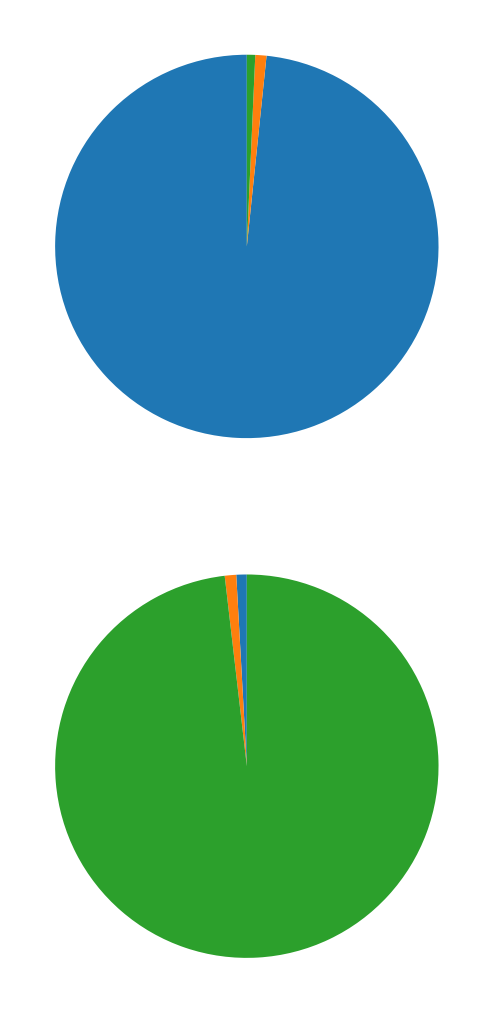

Recreate this plot in Python.
#!/usr/bin/env python
# coding: utf-8

# In[1]:


#Setup libraries


# In[3]:


import numpy as np
import pandas as pd
import matplotlib.pyplot as plt
import chart_studio as pl
import plotly.offline as of
import cufflinks as cf
import datetime as dt
get_ipython().run_line_magic('matplotlib', 'inline')


# In[4]:


of.init_notebook_mode(connected = True)
cf.go_offline()


# In[5]:


# Load Datafiles


# In[6]:


donations = pd.read_csv('Donations.csv')


# In[7]:


donors = pd.read_csv('Donors.csv')


# In[8]:


projects = pd.read_csv('Projects.csv')


# In[9]:


resources = pd.read_csv('Resources.csv')


# In[10]:


schools = pd.read_csv('Schools.csv')


# In[11]:


teachers = pd.read_csv('Teachers.csv')


# In[12]:


#Describe and show data for column ideas


# In[13]:


print('Shape of donations dataframe is:' , donations.shape)
print('Shape of donors dataframe is:' , donors.shape)
print('Shape of projects dataframe is:' , projects.shape)
print('Shape of resources dataframe is:' , resources.shape)
print('Shape of schools dataframe is:' , schools.shape)
print('Shape of teachers dataframe is:' , teachers.shape)


# In[14]:


donations.head()


# In[15]:


donors.head()


# In[16]:


projects.head()


# In[17]:


resources.head()


# In[18]:


schools.head()


# In[19]:


donations.describe()


# In[ ]:


data = pd.merge(donations , projects , how='inner' , on = 'Project ID')


# In[ ]:


data2 = pd.merge(data , donors , how='inner' , on='Donor ID')


# In[ ]:


data3 = pd.merge(data2 , schools , how='inner' , on='School ID')


# In[ ]:


data4 = pd.merge(data3, teachers , how='inner' , on='Teacher ID')


# In[ ]:


data4.head()


# In[ ]:


a = data4.columns.values.tolist()
a


# In[ ]:


#Which 10 states have the most number of schools that opened projects to gather donations ? Plot the data using bar plot.


# In[ ]:


s = schools['School State'].value_counts().sort_values(ascending = False).head(10)
s


# In[ ]:


s.iplot(kind='bar' , xTitle='States' , yTitle='Number of schools' , title='Number of schools involved in projects by states')


# In[ ]:


s2 = data4.groupby('School State')['Donation Amount'].mean().sort_values(ascending=False).head(10)
s2


# In[ ]:


s2.iplot(kind='bar' , xTitle='State' , yTitle='Average donation per project' 
         , title='Top 10 states(with maximum doantion)' , colorscale='paired' )


# In[ ]:


mean = np.mean(data4['Donation Amount'].dropna())
median = np.median(data4['Donation Amount'].dropna())
percentiles = np.percentile(data4['Donation Amount'].dropna() ,[25,75])
minimum = data4['Donation Amount'].dropna().min()
maximum = data4['Donation Amount'].dropna().max()

print('mean donation amount is:' ,np.round(mean,2))
print('median donation amount is:' ,median)
print('25% and 75% donation amount is:' ,percentiles)
print('minimum donation amount is:' ,minimum)
print('maximum donation amount is:' ,maximum)


# In[ ]:


x = np.sort(data4["Donation Amount"].dropna())
y = np.arange(1,len(x)+1)/len(x)
plt.plot(x,y,marker = '.')


# In[ ]:


s3 = data4.groupby('Donor State')['Donation ID'].count().sort_values(ascending = False).head(15)
s3


# In[ ]:


s4 = schools['School State'].value_counts()
s5 = data4.groupby('Donor State')['Donation ID'].count()
df = pd.concat([s4,s5],axis=1,keys=['Projects','Donations'])


# In[ ]:


df = df.dropna()


# In[ ]:


df.head()


# In[ ]:


df.iplot(kind='scatter',xTitle='Projects',
         yTitle='Donations',title='Projects vs Donations',
         symbol='x',colorscale='paired',mode='markers')


# In[ ]:


slope,intercept = np.polyfit(df.Projects,df.Donations,1)
x = np.array([df.Projects.min(),df.Projects.max()])
y = slope*x + intercept
plt.plot(x,y)


# In[ ]:


df.plot.scatter(x='Projects' , y='Donations')
slope,intercept = np.polyfit(df.Projects,df.Donations,1)
x = np.array([df.Projects.min(),df.Projects.max()])
y = slope*x + intercept
plt.plot(x,y)
plt.tight_layout()
plt.margins(0.05)


# In[ ]:


data4.head(2)


# In[ ]:


s6 = data4["Project Type"].value_counts()
s6


# In[ ]:


s7 = data4.groupby('Project Type')['Donation Amount'].sum().astype(int)
s7


# In[ ]:


plt.subplot(2,1,1)
plt.pie(s6 , startangle=90)
plt.subplot(2,1,2)
plt.pie(s7 , startangle=90)
plt.tight_layout()
plt.margins(0.05)
fig = plt.gcf()
fig.set_size_inches(25,15)


# In[ ]:


data4['Project Subject Category Tree'].nunique()


# In[ ]:


s8 = data4.groupby('Project Subject Category Tree')['Donation Amount'].sum().astype(int).sort_values(ascending = False).head(15)
s8


# In[ ]:


s9 = s8/1000000
s9.iplot(kind="bar" , xTitle='Project sub category' , yTitle='Donation amount in millions',
        title='Donation amount by project subject' , colorscale='paired')


# In[ ]:


data4[['Project Posted Date' , 'Project Fully Funded Date']].isnull().sum()


# In[ ]:


data4[['Project Posted Date' , 'Project Fully Funded Date']].head()


# In[ ]:


data4['Project Posted Date'] = pd.to_datetime(data4['Project Posted Date'])


# In[ ]:


data4['Project Fully Funded Date'] = pd.to_datetime(data4['Project Fully Funded Date'])


# In[ ]:


data4['Funding Time'] = data4['Project Fully Funded Date'] - data4['Project Posted Date'] 
data4[['Funding Time','Project Posted Date' , 'Project Fully Funded Date']].head()


# In[ ]:


data4[['Funding Time','Project Posted Date' , 'Project Fully Funded Date']].isnull().sum()


# In[ ]:


data5 = data4[pd.notnull(data4['Funding Time'])]
data5[['Funding Time','Project Posted Date' , 'Project Fully Funded Date']].isnull().sum()


# In[ ]:


import datetime as dt
data5['Funding Time'] = data5['Funding Time'].dt.days


# In[ ]:


data5[['Funding Time','Project Posted Date' , 'Project Fully Funded Date']].head()


# In[ ]:


wrong_overall_mean_time = data5['Funding Time'].mean()
wrong_overall_mean_time


# In[ ]:


overall_mean_time = data5.groupby('Project ID')['Funding Time'].mean()
output = overall_mean_time.mean()
output


# In[ ]:


#Average funding time for each state

state_project_funding_time = data5.groupby(['School State' , 'Project ID'])['Funding Time'].mean()
state_project_funding_time


# In[ ]:


state_average_project_funding_time = state_project_funding_time.groupby('School State').mean()
state_average_project_funding_time.round(0)


# In[ ]:


fast = state_average_project_funding_time.round(0)
fast[fast<32].sort_values().head(10)


# In[ ]:


fast_funding = fast[fast<32].sort_values().head(10)
fast_funding.iplot(kind='bar' , xTitle='States' , yTitle='fully funding time(in days)',
                  title='states that fund projects earlier than others',
                  colorscale='paired')


# In[ ]:


slow = state_average_project_funding_time.round(0)
slow[slow>32].sort_values(ascending = False).head(10)


# In[ ]:


slow_funding = slow[slow>32].sort_values(ascending = False).head(10)
slow_funding.iplot(kind='bar' , xTitle='States' , yTitle='fully funding time(in days)',
                  title='states that fund projects earlier than others'
                  )
